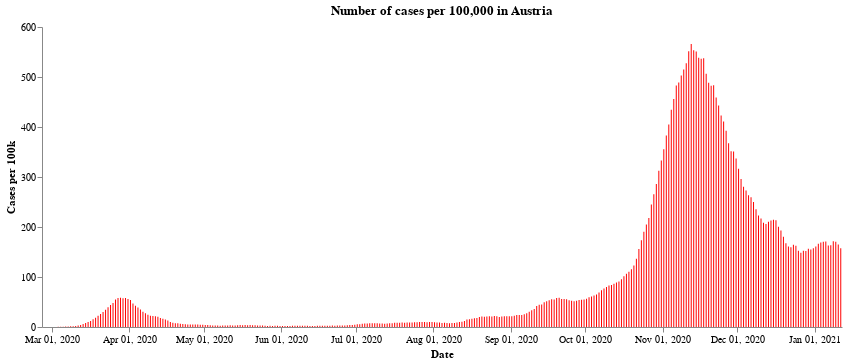

This figure's notebook cell:
### Markdown cell above
First we have the number of cases per 100,000 population across the whole of Austria. After a very sharp rise in cases during the end of October and the middle of November, the number of new cases have fallen due to the second lockdown. At the time of writting, the cases seem to have levelled off a little - though the Austrian government announced a third lockdown lasting a month starting from the 26th of December, in the expectation that cases will continue to rise over the festive period.

### Code cell
#collapse
import altair as alt

alt.Chart(all_austria).mark_bar(
    color='red',
    opacity=1,
    size=1
).encode(
    x=alt.X("yearmonthdate(Time):T", axis=alt.Axis(title='Date')),
    y=alt.Y("SiebenTageInzidenzFaelle:Q",
            axis=alt.Axis(title='Cases per 100k')),
).configure_axis(grid=False).configure_view(strokeWidth=0).properties(
    title='Number of cases per 100,000 in Austria', width=800
)

### Figure 1 — Vega-Lite specification as saved in the notebook (floating-point values rounded to 4 significant figures; data arrays with more than 128 entries replaced by an {"elided": "..."} marker saying what was removed)
{"config": {"view": {"continuousWidth": 400, "continuousHeight": 300, "strokeWidth": 0}, "axis": {"grid": false}}, "data": {"name": "data-01d46d46cfd34cd2ad8b978452e859ef"}, "mark": {"type": "bar", "color": "red", "opacity": 1, "size": 1}, "encoding": {"x": {"type": "temporal", "axis": {"title": "Date"}, "field": "Time", "timeUnit": "yearmonthdate"}, "y": {"type": "quantitative", "axis": {"title": "Cases per 100k"}, "field": "SiebenTageInzidenzFaelle"}}, "title": "Number of cases per 100,000 in Austria", "width": 800, "$schema": "https://vega.github.io/schema/vega-lite/v4.8.1.json", "datasets": {"data-01d46d46cfd34cd2ad8b978452e859ef": {"elided": "321 records"}}}
